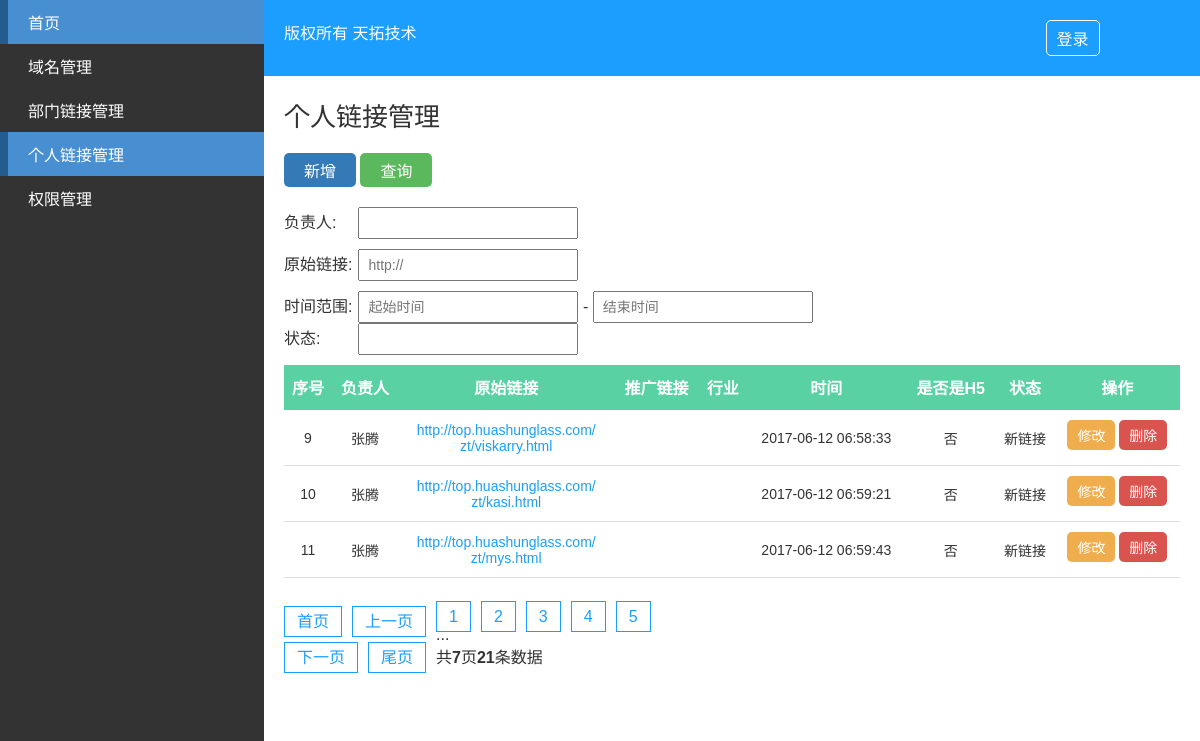
Page /links.php?page=3 on the committed database.
### tables this page shows
CREATE TABLE `person_link` (
  `id` int(11) unsigned NOT NULL AUTO_INCREMENT,
  `leader` varchar(32) DEFAULT NULL COMMENT '负责人',
  `original_link` varchar(255) DEFAULT NULL COMMENT '原始链接',
  `spread_link` varchar(255) DEFAULT NULL COMMENT '推广链接',
  `industry` varchar(32) DEFAULT NULL COMMENT '行业',
  `time` int(10) DEFAULT NULL COMMENT '时间',
  `is_h5` varchar(8) DEFAULT NULL COMMENT '是否是H5',
  `state` varchar(16) DEFAULT NULL COMMENT '状态',
  `status` tinyint(1) NOT NULL DEFAULT '1' COMMENT '是否显示',
  PRIMARY KEY (`id`)
);

### library/PDO_class.php (called while the page is built, shortened)
<?php
require_once COMMON_PATH . "common.php";
class server
{
	private $server;
	public function __construct($config = array())
	{
		if(empty($config)) {
			$config = [
				'host'     => DB_HOST,
				'dbname'   => DB_NAME,
				'username' => DB_USER,
				'password' => DB_PSW,
			];
		}
		$this->server = new PDO("mysql:host=$config[host];dbname=$config[dbname];charset=utf8", $config['username'], $config['password']);
		$this->server->query("set names utf8");
	}
	function select($table, $where = '', $join = '', $desc = '', $limit = '', $search_felid = '')
	{
		$ifwhere    = '';
		$order      = '';
		$desc_limit = '';
		if (! empty($limit)) {
			$desc_limit = "limit {$limit}";
		}
		if(empty($search_felid)) $search_felid = '*';
		$Model = $this->server->prepare("SELECT {$search_felid} FROM {$table} {$join} {$ifwhere} {$order} {$desc_limit}");
		$Model->execute();
		$m_data = $Model->fetchAll(2);
			return $m_data;
	}
	public function total($table, $where='') {
		try {
			$ifwhere    = '';
			$result = $this->server->query("SELECT COUNT(*) AS total FROM {$table} {$ifwhere}");
			if($result) {
				foreach ($result as $v) {
		    		$total = $v['total'];
		  		}
			}
	  		return $total ? (int)$total : 0;
  		} catch (PDOException $e) {
	      exit($e->getMessage());
	    }
	}
}
?>

### common/common.php (called while the page is built, shortened)
<?php
	function get_search_url() {
		$url_get = '';
		foreach ($_GET as $key => $value) {
			if($key == 'page') continue;
			$url_get .= '&'. $key . '=' . $value;
		}
		return $url_get;
	}

### links.php (the view, shortened to what this page needs)
<?php
require_once COMMON_PATH . "common.php";
require_once CLASS_PATH  . "PDO_class.php";
require_once CLASS_PATH  . 'page_class.php';
$pdo = new server();
$where = '';
if ($_GET) {
	$where = $where ? rtrim($where, ' AND') : '';
}
$count    = $pdo->total('person_link', $where);
$now_page = intval($_GET['page']) ? intval($_GET['page']) : 1;
$offset   = PAGE_NUM * ($now_page - 1);
$arrData  =  $pdo->select('person_link', $where, '', '', "$offset," . PAGE_NUM);
?>
<!DOCTYPE html>
<html lang="en">
<head>
	<link rel="stylesheet" type="text/css" href="css/font/iconfont.css">
	<link rel="stylesheet" type="text/css" href="css/main.css">
</head>
<body>
	<div class="container clear">
		<?php require ('sidebar.php');?>
		<div class="container-right">
			<?php require ('header.php');?>
			<div class="main">
				<h2>个人链接管理</h2>
				<div class="operate">
					<a href="#" class="btn add">新增</a>
					<a href="javascript:document.search.submit()" class="btn search">查询</a>
				</div>
				<form action="#" method="GET" name="search">
					<div class="entry">
						<label>负责人:</label>
						<input type="text" name="leader" placeholder="">
					</div>
					<div class="entry">
						<label>原始链接:</label>
						<input type="text" name="original_link" placeholder="http://">
					</div>
					<div class="entry">
						<label>时间范围:</label>
						<input type="text" name="start_time" placeholder="起始时间" onClick="WdatePicker()"> -
						<input type="text" name="end_time" placeholder="结束时间" onClick="WdatePicker()"
					</div>
					<div class="entry">
						<label>状态:</label>
						<input type="text" name="state" placeholder="">
					</div>
				</form>
				<div class="table">
					<table>
						<thead>
							<tr>
								<th>序号</th>
								<th>负责人</th>
								<th>原始链接</th>
								<th>推广链接</th>
								<th>行业</th>
								<th>时间</th>
								<th>是否是H5</th>
								<th>状态</th>
								<th>操作</th>
							</tr>
						</thead>
						<tbody>
						<?php if ($arrData): ?>
							<?php foreach ($arrData as $value): ?>
								<tr>
									<td><?php echo $value['id'] ?></td>
									<td><?php echo $value['leader'] ?></td>
									<td><a href="<?php echo $value['original_link'] ?>" class="domainLink"><?php echo $value['original_link'] ?></a></td>
									<td><a href="<?php echo $value['spread_link'] ?>" class="spreadLink"><?php echo $value['spread_link'] ?></a></td>
									<td><?php echo $value['industry'] ?></td>
									<td><?php echo date('Y-m-d H:i:s', $value['time']) ?></td>
									<td><?php echo $value['is_h5'] ?></td>
									<td><?php echo $value['state'] ?></td>
									<td>
										<a href="#" class="btn modify" onclick="modify(<?php echo $value['id'] ?>)">修改</a>
										<a href="#" class="btn delete" onclick="delete_by_id(<?php echo $value['id'] ?>, 'perlink')">删除</a>
									</td>
								</tr>
							<?php endforeach ?>
						<?php endif ?>
						</tbody>
					</table>
					<div class="paginate">
						<ul class="clear">
							<?php if ($count > PAGE_NUM){
								$objPage  = new page($count, PAGE_NUM, $now_page, '?page={page}' . get_search_url());
								echo $objPage->myde_write();
							}  ?>
						</ul>
					</div>
				</div>
			</div>
		</div>
	</div>
</body>
</html>

### css/main.css (style rules this page uses)
* { padding: 0; margin: 0; }
body { font-family: '微软雅黑', Arial, 'sans-serif' }
a:hover, a:link, a:visited, a:active { text-decoration: none; color: #fff; }
h2 { font-size: 26px; font-weight: lighter; padding-bottom: 20px; }
input { height: 28px; font-family: '微软雅黑', Arial, 'sans-serif'; font-size: 14px; line-height: 28px; padding: 0 8px; min-width: 200px; }
.clear { content: ''; display: table; clear: both; }
.btn { display: inline-block; padding: 5px 10px; background: #1c9efe; color: #fff; border-radius: 5px; transition: all .5s; -webkit-transition: all .5s; -o-transition: all .5s; }
.btn.add { background: #337ab7; }
.btn.modify { background: #f0ad4e; margin-bottom: 5px; }
.btn.search { background: #5cb85c; }
.btn.delete { background: #d9534f; }
.container { width: 100%; }
.container-right { position: relative; float: right; width: 78%; background: #fff; color: #333; }
.main { padding: 20px; }
table { width: 100%; border-collapse: collapse; }
table thead { background: #59d1a3; color: #fff; }
table tbody tr { transition: all .5s; -webkit-transition: all .5s; -o-transition: all .5s; }
table td, table th { padding: 10px 5px; text-align: center; }
table td { border-bottom: 1px solid #ddd; font-size: 14px; word-wrap:break-word; }
table td a.domainLink:link, table td a.domainLink:visited, table td a.domainLink:active { color: #1c9efe; display: inline-block; max-width: 180px; }
table th { border-bottom: 1px solid #59d1a3; }
.operate { padding-bottom: 20px; }
.operate a { display: inline-block; padding: 5px 20px; }
form .entry { padding-bottom: 10px; }
form .entry label { display: inline-block; min-width: 70px; }
.paginate { margin: 30px 0 15px; }

### rows in the picture
person_link: id "9", leader "张腾", original_link "http://top.huashunglass.com/zt/viskarry.html", time "2017-06-12 06:58:33", is_h5 "否", state "新链接"
person_link: id "10", leader "张腾", original_link "http://top.huashunglass.com/zt/kasi.html", time "2017-06-12 06:59:21", is_h5 "否", state "新链接"
person_link: id "11", leader "张腾", original_link "http://top.huashunglass.com/zt/mys.html", time "2017-06-12 06:59:43", is_h5 "否", state "新链接"

### other values in the picture
$this->myde_page_count "7"
$this->myde_total "21"
